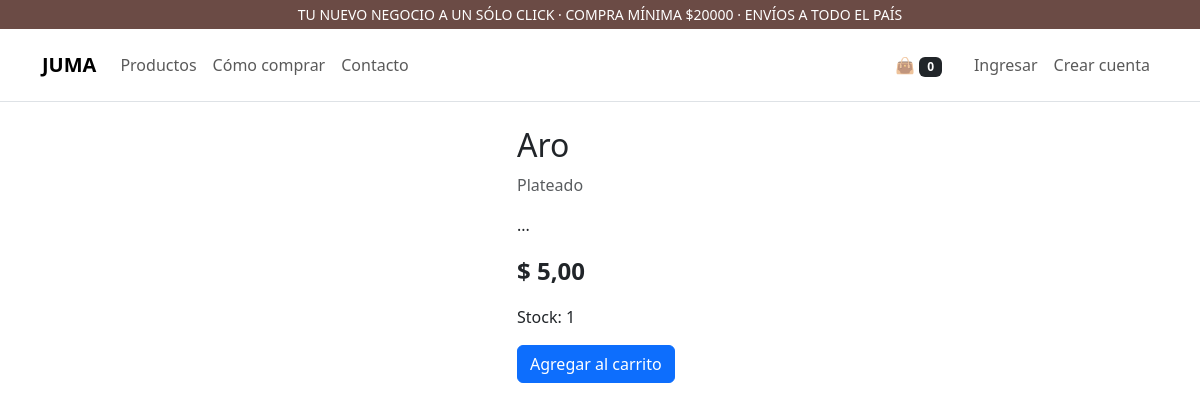
The page /producto/aro/ on the database its author committed.
### core/models.py (models this page shows, shortened)
class Producto(models.Model):
    categoria = models.ForeignKey('Categoria', on_delete=models.SET_NULL, null=True, related_name='productos')
    nombre = models.CharField(max_length=150)
    descripcion = models.TextField(blank=True)
    precio = models.DecimalField(max_digits=10, decimal_places=2, validators=[MinValueValidator(Decimal('0.00'))])
    stock = models.PositiveIntegerField(default=0)
    imagen = models.ImageField(upload_to='productos/', blank=True, null=True)
    activo = models.BooleanField(default=True)
    slug = models.SlugField(unique=True)
    class Meta: ordering = ["nombre"]

class Categoria(models.Model):
    nombre = models.CharField(max_length=100, unique=True)
    descripcion = models.TextField(blank=True, null=True)
    slug = models.SlugField(unique=True)
    class Meta: ordering = ["nombre"]
    def __str__(self): return self.nombre

### core/views.py (the view)
# urls.py: path('producto/<slug:slug>/', views.ProductoDetailView.as_view(), name='producto_detalle'),
class ProductoDetailView(DetailView):
    model = Producto
    template_name = "core/product_detail.html"
    context_object_name = "producto"
    slug_field = "slug"
    slug_url_kwarg = "slug"

### core/cart.py (called while the page is built)
    def __len__(self): return sum(int(i["quantity"]) for i in self.cart.values())

### core/context_processors.py (called while the page is built)
def cart_count(request):
    try:
        return {'cart_count': len(Cart(request))}
    except Exception:
        return {'cart_count': 0}

### templates/core/product_detail.html
{% extends "core/base.html" %}
{% block content %}
<div class="row">
  <div class="col-md-5">{% if producto.imagen %}<img src="{{ producto.imagen.url }}" class="img-fluid rounded">{% endif %}</div>
  <div class="col-md-7">
    <h2>{{ producto.nombre }}</h2>
    <p class="text-muted">{{ producto.categoria }}</p>
    <p>{{ producto.descripcion }}</p>
    <p class="fs-4 fw-bold">$ {{ producto.precio }}</p>
    <p>Stock: {{ producto.stock }}</p>
    <a href="{% url 'carrito_agregar' pk=producto.id %}" class="btn btn-primary">Agregar al carrito</a>
  </div>
</div>
{% endblock %}

### rows shown on the page
Producto: nombre "Aro", categoria "Plateado", descripcion "...", precio "5,00", stock "1"

### other values the page prints
{{ cart_count }} "0"
